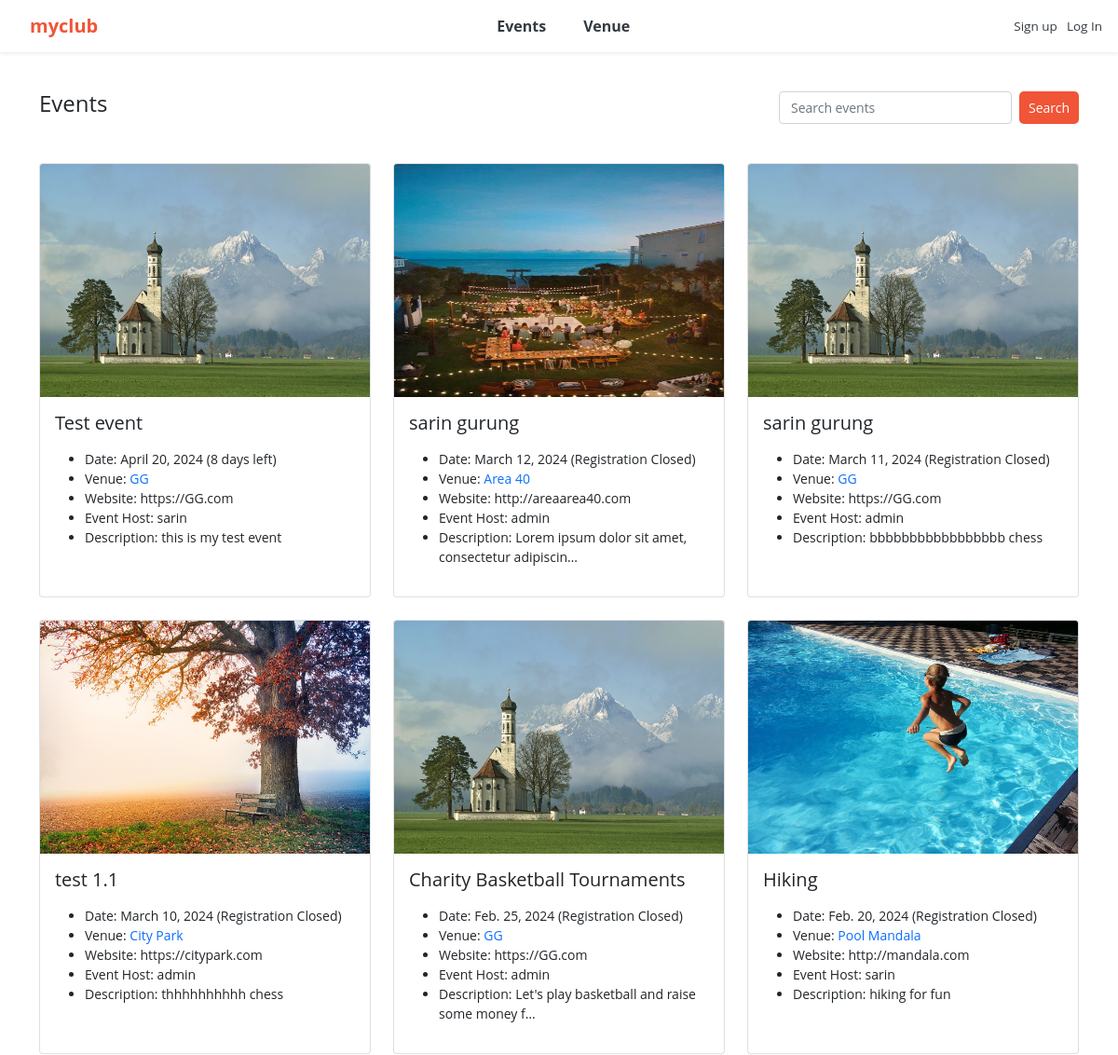
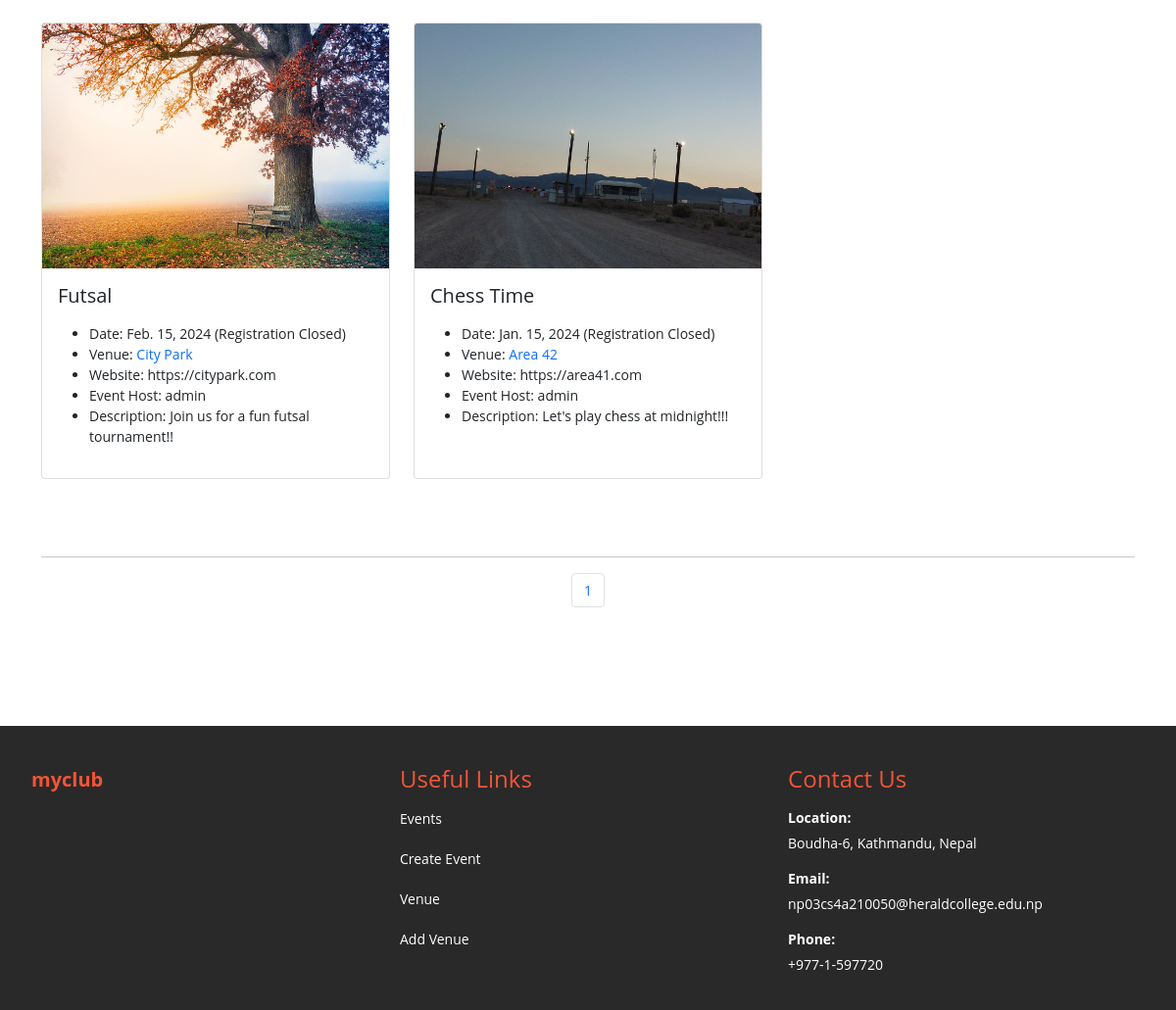
The app's page /events with its own data (2 pictures, top to bottom).
### events/models.py (models this page shows)
class Event(models.Model):
	name = models.CharField('Event Name', max_length=120)
	event_date = models.DateField('Event Date', blank=False)
	venue = models.ForeignKey(Venue, blank=True, null=True, on_delete=models.CASCADE)
	manager = models.ForeignKey(User, blank=True, null=True, on_delete=models.SET_NULL)
	description = models.TextField(blank=True)
	attendees = models.ManyToManyField(MyClubUser, blank=True)
	def __str__(self):
		return self.name
	@property
	def Days_till(self):
		today = date.today()
		if self.event_date < today:
			return "Registration Closed"
		else:
			days_till = self.event_date - today
			if days_till.days == 1:
				return f"{days_till.days} day left"
			else:
				return f"{days_till.days} days left"
	class Meta:
		ordering = ['-event_date']

class Venue(models.Model):
	name = models.CharField('Venue Name', max_length=120)
	address = models.CharField(max_length=300)
	zip_code = models.CharField('Zip Code', max_length=15)
	phone = models.CharField('Contact Phone', max_length=25, blank=True)
	web = models.URLField('Website Address', blank=True)
	email_address = models.EmailField('Email Address', blank=True)
	owner = models.IntegerField("Venue Owner", blank=False, default=1)
	venue_description = models.TextField(blank=True)
	venue_image = models.ImageField(null=True, blank=True, upload_to="images/")
	def __str__(self):
		return self.name
	class Meta:
		ordering = ['name']

### events/views.py (the view)
# urls.py: path('events', views.all_events, name="list-events"),
def all_events(request):
	event_list = Event.objects.all().order_by('-event_date')
	p = Paginator(Event.objects.all(), 9)
	page = request.GET.get('page')
	events = p.get_page(page)
	nums = "a" * events.paginator.num_pages
	return render(request, 'events/event_list.html',
		{'event_list': event_list, 'events': events, 'nums':nums})

### events/templates/events/event_list.html (shortened to what this page needs)
{% extends 'events/base.html' %}
{% block content %}
	<nav class="custom-nav">
		<div>
			<h4>Events</h4>
		</div>
		<div>
			<form class="d-flex" method=POST action="{% url 'search_events' %}">
		        <input class="form-control me-2 small-search-input" type="search" placeholder="Search events" aria-label="Search" name="searched">
		        <button class="btn btn-outline-dark btn-light btn-sm btn-custom" type="submit">Search</button>
		      </form>
		</div>
	</nav>
	<br>
	<div class="row row-cols-1 row-cols-md-3 g-4">
	{% for event in events %}
	  <div class="col">
	    <div class="card h-100">
	    {% if event.venue.venue_image %}
	      <a href="{% url 'show-event' event.id %}"><img src="{{ event.venue.venue_image.url }}" class="card-img-top" alt="..." style="height: 250px; width: 100%;"></a>
	    {% endif %}
	      <div class="card-body">
	        <h5 class="card-title">{{event}}</h5>
	        <p class="card-text">
	        	<ul>
		    		{% if event.event_date %}
						<li>Date: {{ event.event_date }} ({{ event.Days_till }})</li>
					{% endif %}
					{% if event.venue %}
						<li>Venue: <a href="{% url 'show-venue' event.venue.id %}" style="text-decoration: none;">{{ event.venue }}</a></li>
					{% endif %}
					{% if event.venue.web %}
						<li>Website: {{ event.venue.web }}</li>
					{% endif %}
					{% if event.manager %}
						<li>Event Host: {{ event.manager }}</li>
					{% endif %}
					{% if event.description %}
						<li>Description: {{ event.description|linebreaksbr|truncatechars:50 }}</li>
					{% endif %}
				</ul>
	        </p>
	      </div>
	    </div>
	  </div>
	  {% endfor%}
	</div>
	<br><br><br>
	<hr>
	<nav aria-label="Page navigation example">
		<ul class="pagination justify-content-center">
			{% for i in nums %}
				<li class="page-item">
					<a class="page-link" href="?page={{ forloop.counter }}">{{ forloop.counter }}</a>
				</li>
			{% endfor %}
		</ul>
	</nav>
{% endblock %}

### events/templates/events/base.html (style rules this page uses)
body { font-size: 14px; font-weight: 400; font-family: "Open Sans", sans-serif; background: #FFFFFF; }
.form-control { font-size: 14px; }
.custom-nav { display: flex; justify-content: space-between; align-items: center; padding-top: 20px; padding-bottom: 20px; background-color: #FFFFFF; }
.small-search-input { width: 250px; height: 35px; font-size: 14px; }
.d-flex { padding-right: 0px; }
.btn-custom { font-size: 14px; color: #FFFFFF; background-color: #f05537; cursor: pointer; padding: 5px 10px; text-decoration: none; border: none; border-radius: 5px; }

### events/templates/events/navbar.html (style rules this page uses)
:root { --bs-primary: #f05537; --bs-orange: #d1410c; }

### records on screen
Event: venue.venue_image (picture), name "Test event", event_date "April 20, 2024", Days_till "8 days left", venue "GG", venue.web "https://GG.com", manager "sarin", description "this is my test event"
Event: venue.venue_image (picture), name "sarin gurung", event_date "March 12, 2024", Days_till "Registration Closed", venue "Area 40", venue.web "http://areaarea40.com", manager "admin", description "Lorem ipsum dolor sit amet, consectetur adipiscin…"
Event: venue.venue_image (picture), name "sarin gurung", event_date "March 11, 2024", Days_till "Registration Closed", venue "GG", venue.web "https://GG.com", manager "admin", description "bbbbbbbbbbbbbbbbb chess"
Event: venue.venue_image (picture), name "test 1.1", event_date "March 10, 2024", Days_till "Registration Closed", venue "City Park", venue.web "https://citypark.com", manager "admin", description "thhhhhhhhhh chess"
Event: venue.venue_image (picture), name "Charity Basketball Tournaments", event_date "Feb. 25, 2024", Days_till "Registration Closed", venue "GG", venue.web "https://GG.com", manager "admin", description "Let's play basketball and raise some money f…"
Event: venue.venue_image (picture), name "Hiking", event_date "Feb. 20, 2024", Days_till "Registration Closed", venue "Pool Mandala", venue.web "http://mandala.com", manager "sarin", description "hiking for fun"
Event: venue.venue_image (picture), name "Futsal", event_date "Feb. 15, 2024", Days_till "Registration Closed", venue "City Park", venue.web "https://citypark.com", manager "admin", description "Join us for a fun futsal tournament!!"
Event: venue.venue_image (picture), name "Chess Time", event_date "Jan. 15, 2024", Days_till "Registration Closed", venue "Area 42", venue.web "https://area41.com", manager "admin", description "Let's play chess at midnight!!!"
